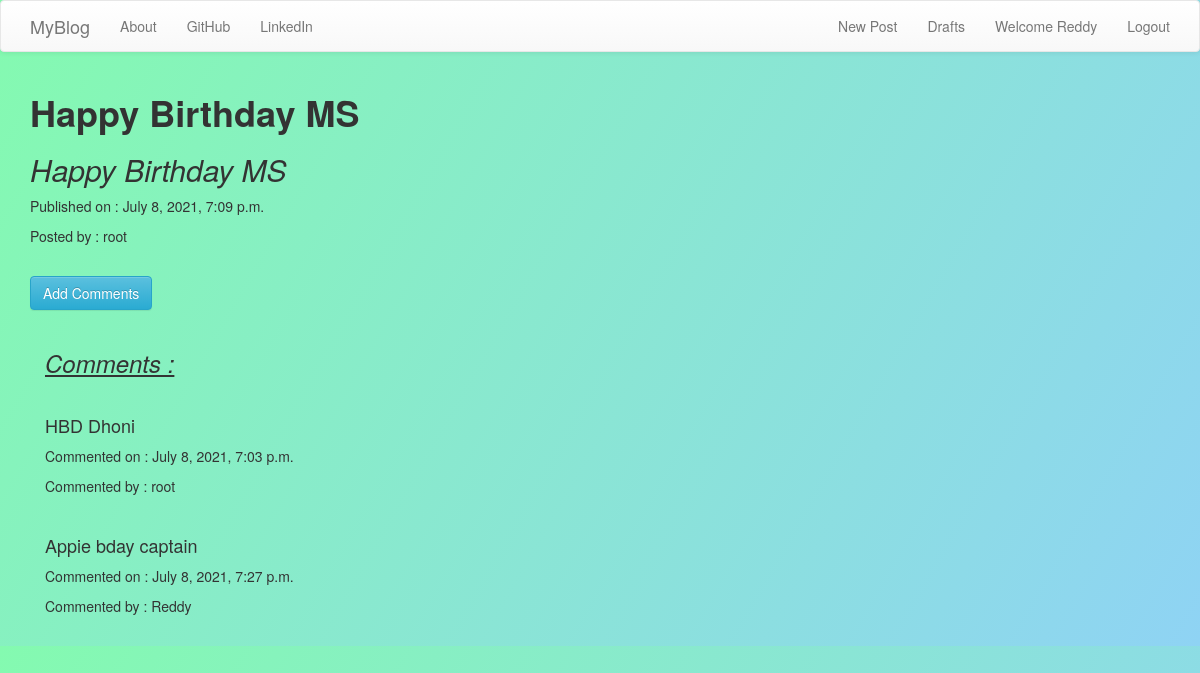
/post/16/ (signed in), run on the app's committed database.
### blogs/models.py (models this page shows, shortened)
class Post(models.Model):
    author = models.ForeignKey(User, on_delete=models.CASCADE)
    title = models.CharField(max_length=100)
    text = models.TextField()
    create_date = models.DateTimeField(default=timezone.now())
    publish_date = models.DateTimeField(blank=True, null=True)

class Comment(models.Model):
    post = models.ForeignKey(Post, related_name="comments", on_delete=models.CASCADE)
    author = models.ForeignKey(User, on_delete=models.CASCADE)
    text = models.TextField()
    create_date = models.DateTimeField(default=timezone.now())
    approved_comment = models.BooleanField(default=False)

### blogs/views.py (the view)
# urls.py: path("post/<int:pk>/", views.PostDetailView.as_view(), name="post_detail"),
class PostDetailView(LoginRequiredMixin, DetailView):
    login_url = "accounts/login/"
    model = models.Post

### blogs/templates/blogs/post_detail.html (shortened to what this page needs)
{% extends 'blogs/base.html' %}
{% block content %}
<h1><b>{{post.title}}</b></h1>
<h2>{{post.text|safe|linebreaksbr}}</h2>
{% if post.publish_date %}
<p>Published on : {{post.publish_date}}</p>
<p>Posted by : {{post.author}}</p>
{% elif user.is_superuser %}
<p>Posted by : {{post.author}}</p>
<a class="btn btn-default" href="{% url 'post_publish' pk=post.pk %}">Publish</a>
{% endif %}
    <br>
    {%if post.publish_date%}
        <div>
            <a class="btn btn-info" href="{% url 'add_comment_to_post' pk=post.pk %}">Add Comments</a>
            <br>
            <br>
        </div>
        <div class="container">
            <h3><u><em>Comments : </em></u> </h3>
            <br>
            {% for comment in post.comments.all %}
                {% if user.is_authenticated and comment.approved_comment %}
                    <h4>{{comment.text|safe|linebreaksbr}}</h4>
                    <p>Commented on : {{comment.create_date}}</p>
                    <p>Commented by : {{comment.author}}</p>
                <br>
                {% endif %}
                {% empty %}
    <p>No comments posted.</p>
            {% endfor %}
    </div>
    {%endif%}
{% endblock %}

### blogs/templates/blogs/base.html (shortened to what this page needs)
<!DOCTYPE html>
{% load static %}
<html>
  <head>
    <link
      rel="stylesheet"
      href="https://maxcdn.bootstrapcdn.com/bootstrap/3.3.7/css/bootstrap.min.css"
    />
    <link
      rel="stylesheet"
      href="https://maxcdn.bootstrapcdn.com/bootstrap/3.3.7/css/bootstrap-theme.min.css"
    />
    <link
      rel="stylesheet"
      href="//cdn.jsdelivr.net/npm/medium-editor@latest/dist/css/medium-editor.min.css"
      type="text/css"
      media="screen"
      charset="utf-8"
    />
    <link rel='stylesheet' href='{% static 'css/blogs.css' %}'>
  </head>
  <body>
    <nav class="navbar navbar-default">
      <div class="container">
        <ul class="nav navbar-nav">
          <li>
            <a class="navbar-brand" href="{% url 'post_list' %}">MyBlog</a></li>
          <li><a href="{% url 'about'%}">About</a></li>
          <li><a href="https://github.com/NagaTrivikramReddy777">GitHub</a></li>
          <li><a href="https://in.linkedin.com/">LinkedIn</a></li>
        </ul>
        <ul class="nav navbar-nav navbar-right">
          {% if user.is_authenticated %}
          <li>
            <a href="{% url 'post_new'%}">New Post</a>
          </li>
          <li>
            <a href="{% url 'draft_list'%}">Drafts</a>
          </li>
          <li>
            <a>Welcome {{user.username}}</a>
          </li>
          <li>
            <a href="{% url 'logout'%}">Logout</a>
          </li>
            {% else %}
            <li>
            <a href="{% url 'signup'%}"><span class="glyphicon glyphicon-user"></span>SignUp</a>
          </li>
          {%endif%}
        </ul>
      </div>
    </nav>
    <div class='content container'>
      <div class="row">
        <div class="col-md-8">
          <div class="blog_posts">
            {% block content %}
            {% endblock %}
          </div>
        </div>
      </div>
    </div>
  </body>
</html>

### blogs/static/css/blogs.css (style rules this page uses)
body { background-image: linear-gradient(120deg, #84fab0 0%, #8fd3f4 100%); }

### data on the page
Post: title "Happy Birthday MS", text "Happy Birthday MS", publish_date "July 8, 2021, 7:09 p.m.", author "root"
Comment: text "HBD Dhoni", create_date "July 8, 2021, 7:03 p.m.", author "root"
Comment: text "Appie bday captain", create_date "July 8, 2021, 7:27 p.m.", author "Reddy"

### other printed values
{{ user.username }} "Reddy"
